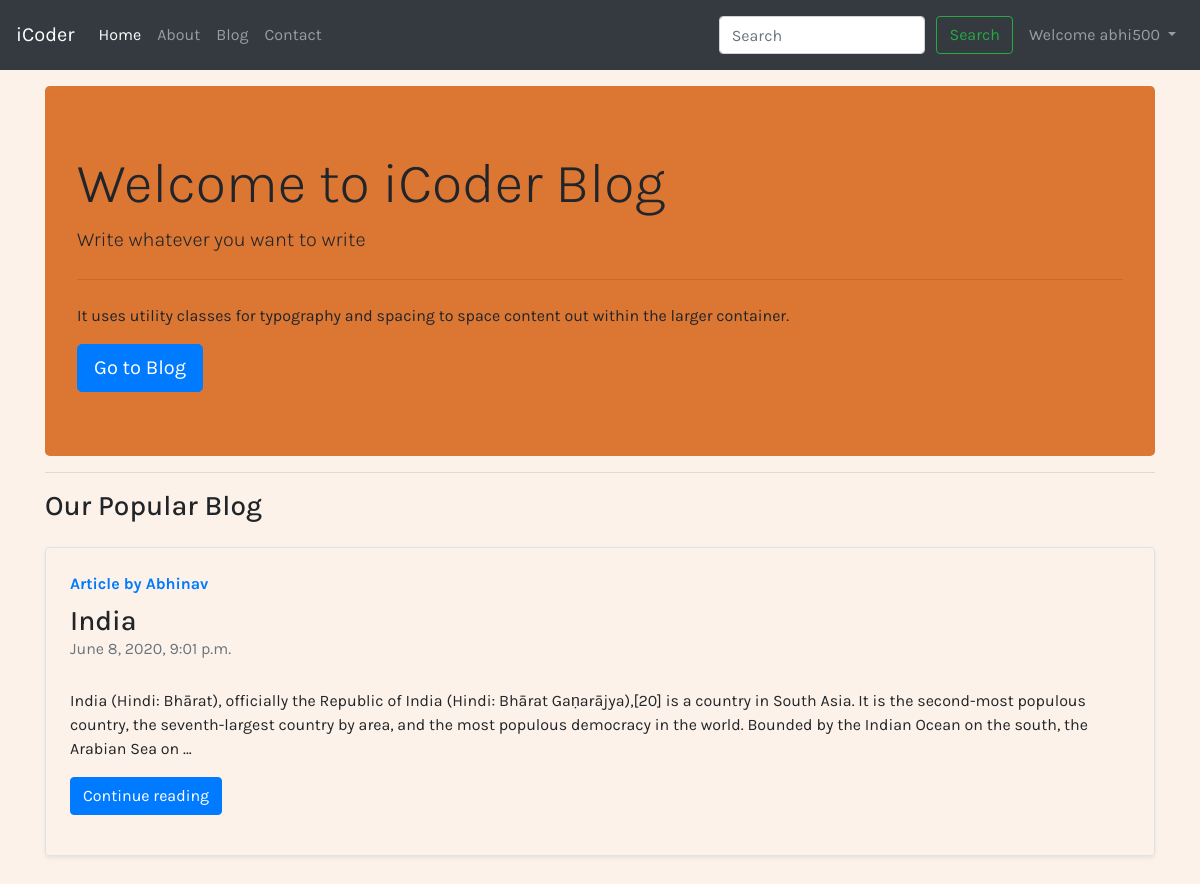
The page / (signed in) on the database its author committed.
### mysite/models.py (models this page shows, shortened)
class Post(models.Model):
    sno = models.AutoField(primary_key = True)
    title = models.CharField(max_length=300)
    content = models.TextField()
    author = models.CharField(max_length=40)
    slug = models.CharField(max_length=130)
    timestamp = models.DateTimeField(blank=True)

### home/views.py (the view)
# urls.py: 2. Add a URL to urlpatterns:  path('', views.home, name='home')
def home(request):
    post = Post.objects.last()
    context = {'post' : post}
    return render(request, 'home/home.html', context)

### templates/home/home.html (shortened to what this page needs)
{% extends 'base.html' %}
{% block activeHome %} active {% endblock activeHome %}
{% block body %}
    <div class="container">
        <div class="jumbotron my-3">
          <h1 class="display-4">Welcome to iCoder Blog</h1>
          <p class="lead">Write whatever you want to write</p>
          <hr class="my-4">
          <p>It uses utility classes for typography and spacing to space content out within the larger container.</p>
          <a class="btn btn-primary btn-lg" href="/blog" role="button">Go to Blog</a>
        </div>
    </div>
    <div class="container">
        <hr>
        <h3>Our Popular Blog</h3>
            <div class="row mb-2 my-4">
            <div class="col-md-12">
              <div class="row no-gutters border rounded overflow-hidden flex-md-row mb-4 shadow-sm h-md-250 position-relative">
                <div class="col p-4 d-flex flex-column position-static">
                  <strong class="d-inline-block mb-2 text-primary">Article by {{ post.author }}</strong>
                  <h3 class="mb-0">{{ post.title }}</h3>
                  <div class="mb-1 text-muted">{{ post.timestamp }}</div>
                    <br>
                  <p class="card-text mb-auto">{{ post.content | truncatechars:300 }}</p>
                  <div class="my-3">
                    <a href="/blog/{{ post.slug }}" role="button" class="btn btn-primary">Continue reading</a>
                  </div>
                </div>
              </div>
            </div>
          </div>
    </div>
{% endblock body %}

### templates/base.html (shortened to what this page needs)
<!doctype html>
<html lang="en">
  <head>
    <link rel="stylesheet" href="https://stackpath.bootstrapcdn.com/bootstrap/4.5.0/css/bootstrap.min.css">
  </head>
  <body>
    <nav class="navbar navbar-expand-lg navbar-dark bg-dark">
      <a class="navbar-brand" href="/">iCoder</a>
      <div class="collapse navbar-collapse" id="navbarSupportedContent">
        <ul class="navbar-nav mr-auto">
          <li class="nav-item {% block activeHome %} {% endblock activeHome %}">
            <a class="nav-link" href="/">Home <span class="sr-only">(current)</span></a>
          </li>
          <li class="nav-item {% block activeAbout %} {% endblock activeAbout %}">
            <a class="nav-link" href="/about">About</a>
          </li>
            <li class="nav-item {% block activeBlog %} {% endblock activeBlog %}">
            <a class="nav-link" href="/blog">Blog</a>
          </li>
          <li class="nav-item {% block activeContact %} {% endblock activeContact %}">
            <a class="nav-link" href="/contact">Contact</a>
          </li>
        </ul>
        <div class="ml-auto form-inline ">
        <form class="my-2 my-lg-0 mr-2" action="/search" method="get">
          <input class="form-control mr-sm-2" type="search" placeholder="Search" aria-label="Search" name="query">
          <button class="btn btn-outline-success my-2 my-sm-2 {% block activeSearch %} {% endblock activeSearch %}" type="submit">Search</button>
        </form>
        {% if user.is_authenticated %}
            <ul class="navbar-nav ml-auto">
                <li class="nav-item dropdown">
                    <a class="nav-link dropdown-toggle" href="#" id="navbarDropdown" role="button" data-toggle="dropdown" aria-haspopup="true" aria-expanded="false">
                      Welcome {{ request.user }}
                    </a>
                  </li>
            </ul>
        {% endif %}
        </div>
      </div>
     </nav>
    {% block body %}
    {% endblock body %}
  </body>
</html>

### rows shown on the page
Post: author "Abhinav", title "India", timestamp "June 8, 2020, 9:01 p.m.", content "India (Hindi: Bhārat), officially the Republic of India (Hindi: Bhārat Gaṇarājya),[20] is a country in South Asia. It is the second-most populous country, the seventh-largest country by area, and the most populous democracy in the world. Bounded by the Indian Ocean on the south, the Arabian Sea on …"

### other values the page prints
{{ request.user }} "abhi500"
